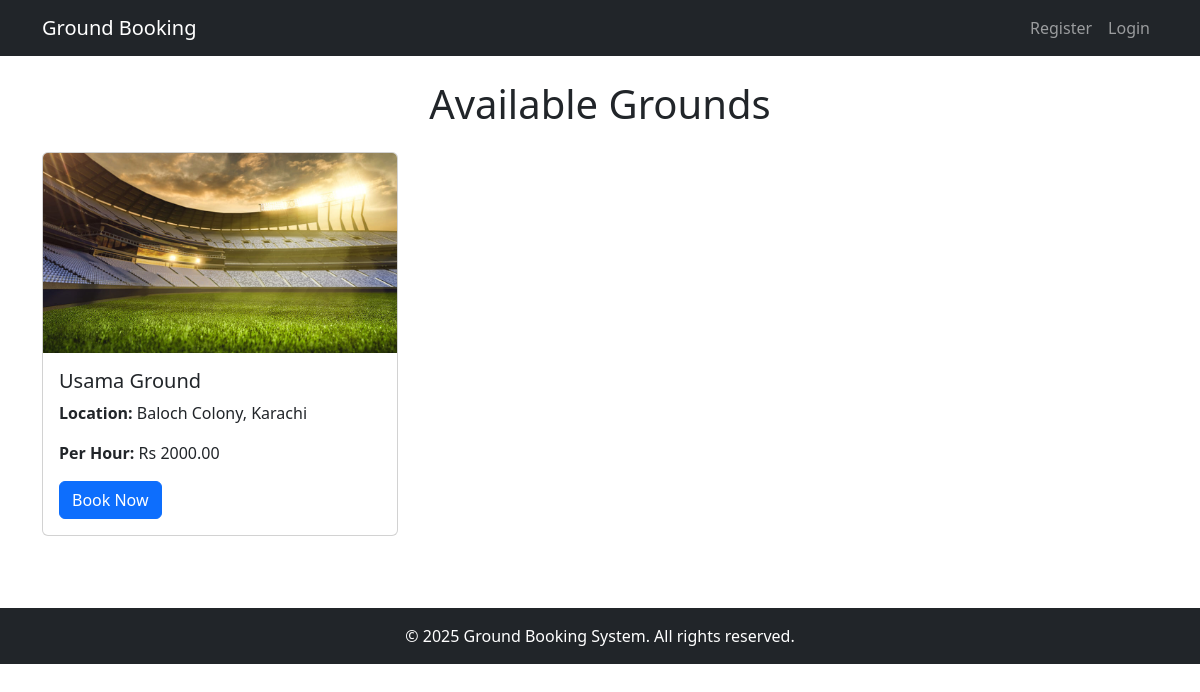
The page / on the database its author committed.
### tables this page shows
CREATE TABLE `grounds` (
  `id` int(11) NOT NULL,
  `admin_id` int(11) NOT NULL,
  `name` varchar(150) NOT NULL,
  `location` text DEFAULT NULL,
  `per_hour_charge` decimal(10,2) NOT NULL,
  `opening_time` time DEFAULT NULL,
  `closing_time` time DEFAULT NULL,
  `image` varchar(255) DEFAULT NULL,
  `status` tinyint(1) DEFAULT 1,
  `created_at` timestamp NOT NULL DEFAULT current_timestamp()
);

### index.php (the view)
<?php
include 'config/db.php';
?>
<?php include 'includes/header.php'; ?>
<h1 class="text-center my-4">Available Grounds</h1>
<div class="container">
    <div class="row">
        <?php
        $sql = "SELECT * FROM grounds WHERE status = 1";
        $result = $conn->query($sql);
        if ($result->num_rows > 0) {
            while ($ground = $result->fetch_assoc()) {
                echo '
                <div class="col-md-4 mb-4">
                    <div class="card">
                        <img src="assets/images/grounds/'.$ground['image'].'" class="card-img-top" alt="'.$ground['name'].'" style="height:200px;object-fit:cover;">
                        <div class="card-body">
                            <h5 class="card-title">'.$ground['name'].'</h5>
                            <p><strong>Location:</strong> '.$ground['location'].'</p>
                            <p><strong>Per Hour:</strong> Rs '.$ground['per_hour_charge'].'</p>
                            <a href="booking.php?ground_id='.$ground['id'].'" class="btn btn-primary">Book Now</a>
                        </div>
                    </div>
                </div>';
            }
        } else {
            echo "<p class='text-center'>No grounds available at the moment.</p>";
        }
        ?>
    </div>
</div>
<?php include 'includes/footer.php'; ?>

### rows shown on the page
grounds: image (picture), name "Usama Ground", location "Baloch Colony, Karachi", per_hour_charge "2000.00"
